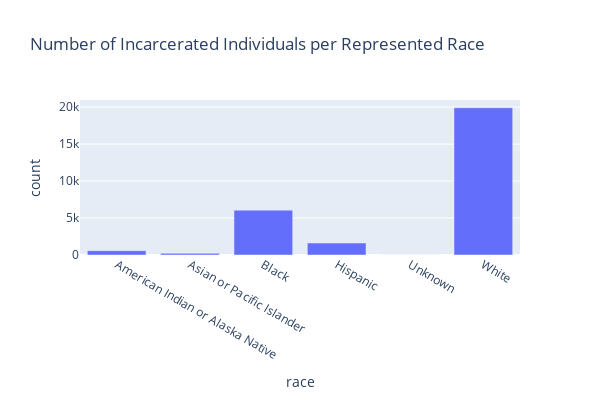

The notebook cell saved with this chart:
### Code cell
race_grouped = iowa_df.groupby("race").size().to_frame().rename(columns={0:"count"}).reset_index() #.sort_values("count", ascending=False)
#Create a bar chart showing the counts or proportions of each racial category.
bar_race = px.bar(race_grouped, x="race", y="count", title="Number of Incarcerated Individuals per Represented Race", labels ='race', width=600, height=400)
bar_race.show()

### Figure 1 — Plotly figure (JSON) as saved in the notebook; plotly's stock layout.template omitted (floating-point values rounded to 4 significant figures)
{"data": [{"alignmentgroup": "True", "hovertemplate": "race=%{x}<br>count=%{y}<extra></extra>", "legendgroup": "", "marker": {"color": "#636efa", "pattern": {"shape": ""}}, "name": "", "offsetgroup": "", "orientation": "v", "showlegend": false, "textposition": "auto", "type": "bar", "x": ["American Indian or Alaska Native", "Asian or Pacific Islander", "Black", "Hispanic", "Unknown", "White"], "xaxis": "x", "y": [585, 220, 6066, 1621, 6, 19918], "yaxis": "y"}], "layout": {"barmode": "relative", "height": 400, "legend": {"tracegroupgap": 0}, "title": {"text": "Number of Incarcerated Individuals per Represented Race"}, "width": 600, "xaxis": {"anchor": "y", "domain": [0, 1], "title": {"text": "race"}}, "yaxis": {"anchor": "x", "domain": [0, 1], "title": {"text": "count"}}}}
